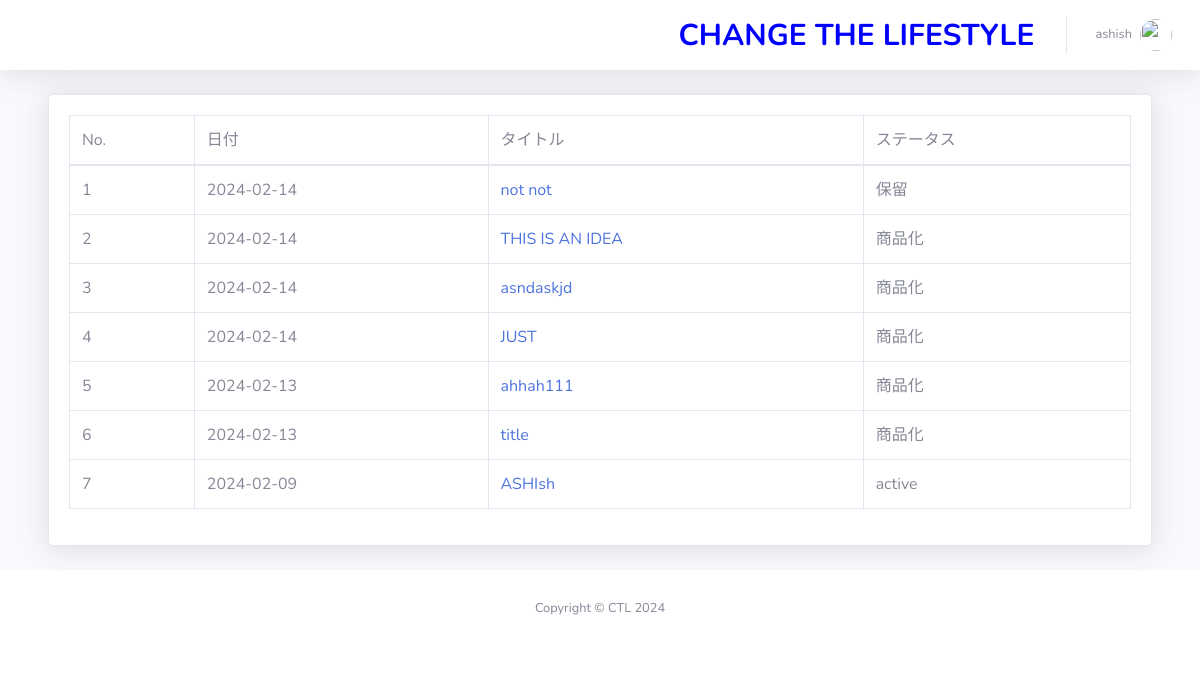
Screenshot of /dashboard/post/ (signed in) with the database file from the repository.
### dashboard/models.py (models this page shows, shortened)
class Author(models.Model):
    author = models.OneToOneField(User, on_delete=models.SET_NULL, null=True)
    email_text = models.CharField(max_length=255, blank=True, null=True, verbose_name='Email')
    first_name = models.CharField(max_length=100, null=True, blank=True, verbose_name='First Name')
    last_name = models.CharField(max_length=100, null=True, blank=True, verbose_name='Last Name')
    designation = models.CharField(max_length=10, null=True)
    author_image = models.ImageField(upload_to='author/', verbose_name='Author Profile Image', blank=True, null=True)
    class Meta:
        verbose_name_plural = 'Author'

### idea/models.py (models this page shows, shortened)
class Idea(models.Model):
    status = (
        ('商品化', '商品化'),
        ('保留', '保留')
    )
    title = models.CharField(max_length=200, null=True)
    detail = models.TextField(max_length=2000, null=True)
    image = models.ImageField(upload_to='images/media', null=True, blank=True)
    status = models.CharField(max_length=20, choices=status, default='保留')
    author = models.ForeignKey(Author, on_delete=models.CASCADE)
    email_text = models.CharField(max_length=255, blank=True, null=True, verbose_name='Email')
    created_at = models.DateTimeField(auto_now_add=True)
    new_date_field = models.DateTimeField(null=True, blank=True)
    files = models.ManyToManyField(IdeaFile, related_name='idea_files', blank=True)
    class Meta:
        verbose_name_plural = 'Ideas'

### dashboard/views.py (the view)
# urls.py: path('post/', views.AllPost.as_view(), name='all_post'),
class AllPost(View):
    @method_decorator(login_required(login_url='login'))
    def dispatch(self,request,*args,**kwargs):
        return super().dispatch(request,*args,**kwargs)
    def get(self,request):
        user = request.user.author
        post = user.idea_set.all().order_by('-id')
        context = {
            'post':post
        }
        return render(request,'dashboard/post/all_post.html',context)

### templates/dashboard/post/all_post.html (shortened to what this page needs)
{% extends 'dashboard/base/base.html' %}
{% block body %}
{% load humanize %}
<div class="container-fluid">
    <div class="card shadow mb-4">
        <div class="card-body">
            <div class="table-responsive">
                <table class="table table-bordered" id="dataTable" width="100%" cellspacing="0">
                    <thead>
                        <tr>
                            <td> No. </td>
                            <td> 日付 </td>
                            <td> タイトル </td>
                            <td> ステータス </td>
                        </tr>
                    </thead>
                    <tbody>
                        {% for p in post %}
                        <tr>
                            <td>{{ forloop.counter }}</td>
                            <td> {{ p.created_at|date:"Y-m-d" }}</td>
                            <td><a href="{% url 'post' p.id %}">{{ p.title }}</a>  </td>
                            <td> {{ p.status }} </td>
                        </tr>
                        {% endfor %}
                    </tbody>
                </table>
            </div>
        </div>
    </div>
</div>
{% endblock %}

### templates/dashboard/base/base.html (shortened to what this page needs)
<!DOCTYPE html>
<html lang="en">
    {% load static %}
    {% load humanize %}
<head>
    {% load static %}
    <link href="{% static  'vendor/fontawesome-free/css/all.min.css' %}" rel="stylesheet" type="text/css">
    <link href="{% static 'css/sb-admin-2.min.css' %}" rel="stylesheet">
</head>
<body id="page-top">
    <div id="wrapper">
        <div id="content-wrapper" class="d-flex flex-column">
            <div id="content">
                <nav class="navbar navbar-expand navbar-light bg-white topbar mb-4 static-top shadow">
                    <ul class="navbar-nav ml-auto">
                        <li class="nav-item mx-1">
                            <a class="nav-link" style="color: blue; font-size: 30px; font-weight: bold;" href="{% url 'home' %}">
                                     CHANGE THE LIFESTYLE
                            </a>
                        </li>
                        {% if user.is_authenticated %}
                        <li class="nav-item dropdown no-arrow">
                            <a class="nav-link dropdown-toggle" href="#" id="userDropdown" role="button"
                                data-toggle="dropdown" aria-haspopup="true" aria-expanded="false">
                                <span class="mr-2 d-none d-lg-inline text-gray-600 small">{{ user.author.author.username }}</span>
                                {% if user.author.author_image %}
                                <img class="img-profile rounded-circle"
                                    src="{{ user.author.author_image.url }}">
                                {% else %}
                                <img class="img-profile rounded-circle" src="https://www.pngarts.com/files/11/Avatar-PNG-Transparent-Image.png" alt="">
                                {% endif %}
                            </a>
                        </li>
                        {% endif %}
                    </ul>
                </nav>
                <div class="container-fluid">
                {% block body %}{% endblock %}
            </div>
            <footer class="sticky-footer bg-white" style="bottom: 0;">
                <div class="container my-auto">
                    <div class="copyright text-center my-auto">
                        <span>Copyright &copy; CTL 2024</span>
                    </div>
                </div>
            </footer>
        </div>
    </div>
</body>
</html>

### rows the page displays
Idea: created_at "2024-02-14", title "not not", status "保留"
Idea: created_at "2024-02-14", title "THIS IS AN IDEA", status "商品化"
Idea: created_at "2024-02-14", title "asndaskjd", status "商品化"
Idea: created_at "2024-02-14", title "JUST", status "商品化"
Idea: created_at "2024-02-13", title "ahhah111", status "商品化"
Idea: created_at "2024-02-13", title "title", status "商品化"
Idea: created_at "2024-02-09", title "ASHIsh", status "active"

### other values shown
{{ user.author.author.username }} "ashish"
